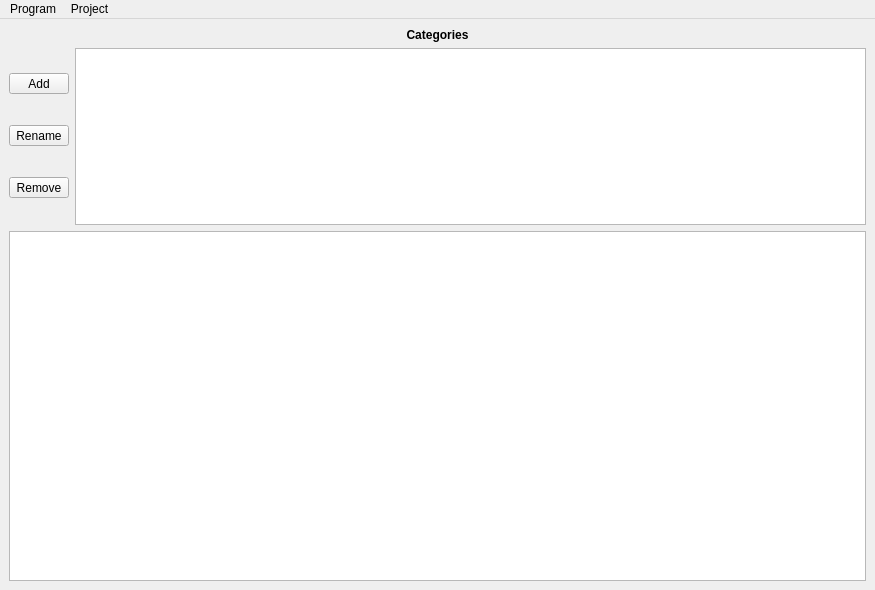
<?xml version="1.0" encoding="UTF-8"?>
<ui version="4.0">
 <class>MainWindow</class>
 <widget class="QMainWindow" name="MainWindow">
  <property name="geometry">
   <rect>
    <x>0</x>
    <y>0</y>
    <width>875</width>
    <height>590</height>
   </rect>
  </property>
  <property name="sizePolicy">
   <sizepolicy hsizetype="Preferred" vsizetype="Preferred">
    <horstretch>0</horstretch>
    <verstretch>0</verstretch>
   </sizepolicy>
  </property>
  <property name="windowTitle">
   <string>MainWindow</string>
  </property>
  <property name="styleSheet">
   <string notr="true"/>
  </property>
  <widget class="QWidget" name="centralwidget">
   <layout class="QGridLayout" name="gridLayout">
    <item row="2" column="0">
     <widget class="QListWidget" name="projectsListView">
      <property name="minimumSize">
       <size>
        <width>0</width>
        <height>350</height>
       </size>
      </property>
      <property name="styleSheet">
       <string notr="true"/>
      </property>
     </widget>
    </item>
    <item row="1" column="0">
     <layout class="QVBoxLayout" name="verticalLayout">
      <item>
       <layout class="QHBoxLayout" name="horizontalLayout">
        <item>
         <layout class="QVBoxLayout" name="verticalLayout_2">
          <item>
           <widget class="QLabel" name="categoriesLabel">
            <property name="font">
             <font>
              <bold>true</bold>
             </font>
            </property>
            <property name="text">
             <string>Categories</string>
            </property>
            <property name="alignment">
             <set>Qt::AlignCenter</set>
            </property>
           </widget>
          </item>
          <item>
           <layout class="QHBoxLayout" name="horizontalLayout_2">
            <item>
             <layout class="QVBoxLayout" name="verticalLayout_3">
              <item>
               <widget class="QToolButton" name="addCategoryButton">
                <property name="sizePolicy">
                 <sizepolicy hsizetype="Minimum" vsizetype="Fixed">
                  <horstretch>0</horstretch>
                  <verstretch>0</verstretch>
                 </sizepolicy>
                </property>
                <property name="text">
                 <string>Add</string>
                </property>
                <property name="icon">
                 <iconset>
                  <normaloff>icons/plus.svg</normaloff>icons/plus.svg</iconset>
                </property>
                <property name="iconSize">
                 <size>
                  <width>24</width>
                  <height>24</height>
                 </size>
                </property>
                <property name="toolButtonStyle">
                 <enum>Qt::ToolButtonTextUnderIcon</enum>
                </property>
               </widget>
              </item>
              <item>
               <widget class="QToolButton" name="renameCategoryButton">
                <property name="sizePolicy">
                 <sizepolicy hsizetype="Minimum" vsizetype="Fixed">
                  <horstretch>0</horstretch>
                  <verstretch>0</verstretch>
                 </sizepolicy>
                </property>
                <property name="text">
                 <string>Rename</string>
                </property>
                <property name="icon">
                 <iconset>
                  <normaloff>icons/edit-3.svg</normaloff>icons/edit-3.svg</iconset>
                </property>
                <property name="iconSize">
                 <size>
                  <width>24</width>
                  <height>24</height>
                 </size>
                </property>
                <property name="toolButtonStyle">
                 <enum>Qt::ToolButtonTextUnderIcon</enum>
                </property>
               </widget>
              </item>
              <item>
               <widget class="QToolButton" name="removeCategoryButton">
                <property name="sizePolicy">
                 <sizepolicy hsizetype="Minimum" vsizetype="Fixed">
                  <horstretch>0</horstretch>
                  <verstretch>0</verstretch>
                 </sizepolicy>
                </property>
                <property name="text">
                 <string>Remove</string>
                </property>
                <property name="icon">
                 <iconset>
                  <normaloff>icons/minus.svg</normaloff>icons/minus.svg</iconset>
                </property>
                <property name="iconSize">
                 <size>
                  <width>24</width>
                  <height>24</height>
                 </size>
                </property>
                <property name="toolButtonStyle">
                 <enum>Qt::ToolButtonTextUnderIcon</enum>
                </property>
               </widget>
              </item>
             </layout>
            </item>
            <item>
             <widget class="QListWidget" name="categoriesListView"/>
            </item>
           </layout>
          </item>
         </layout>
        </item>
       </layout>
      </item>
     </layout>
    </item>
   </layout>
  </widget>
  <widget class="QMenuBar" name="menuBar">
   <property name="geometry">
    <rect>
     <x>0</x>
     <y>0</y>
     <width>875</width>
     <height>22</height>
    </rect>
   </property>
   <widget class="QMenu" name="menuProject">
    <property name="title">
     <string>Project</string>
    </property>
    <addaction name="actionNew_from_template"/>
    <addaction name="actionRename_selected_project"/>
    <addaction name="actionRemove_selected_project"/>
   </widget>
   <widget class="QMenu" name="menuProgram">
    <property name="title">
     <string>Program</string>
    </property>
    <addaction name="actionExit"/>
   </widget>
   <addaction name="menuProgram"/>
   <addaction name="menuProject"/>
  </widget>
  <action name="actionNew_from_template">
   <property name="icon">
    <iconset>
     <normaloff>icons/file-plus.svg</normaloff>icons/file-plus.svg</iconset>
   </property>
   <property name="text">
    <string>New from template</string>
   </property>
  </action>
  <action name="actionRemove_selected_project">
   <property name="icon">
    <iconset>
     <normaloff>icons/file-minus.svg</normaloff>icons/file-minus.svg</iconset>
   </property>
   <property name="text">
    <string>Remove selected project</string>
   </property>
  </action>
  <action name="actionRename_selected_project">
   <property name="icon">
    <iconset>
     <normaloff>icons/edit-3.svg</normaloff>icons/edit-3.svg</iconset>
   </property>
   <property name="text">
    <string>Rename selected project</string>
   </property>
  </action>
  <action name="actionExit">
   <property name="icon">
    <iconset>
     <normaloff>icons/x-square.svg</normaloff>icons/x-square.svg</iconset>
   </property>
   <property name="text">
    <string>Exit</string>
   </property>
  </action>
 </widget>
 <resources/>
 <connections/>
</ui>
